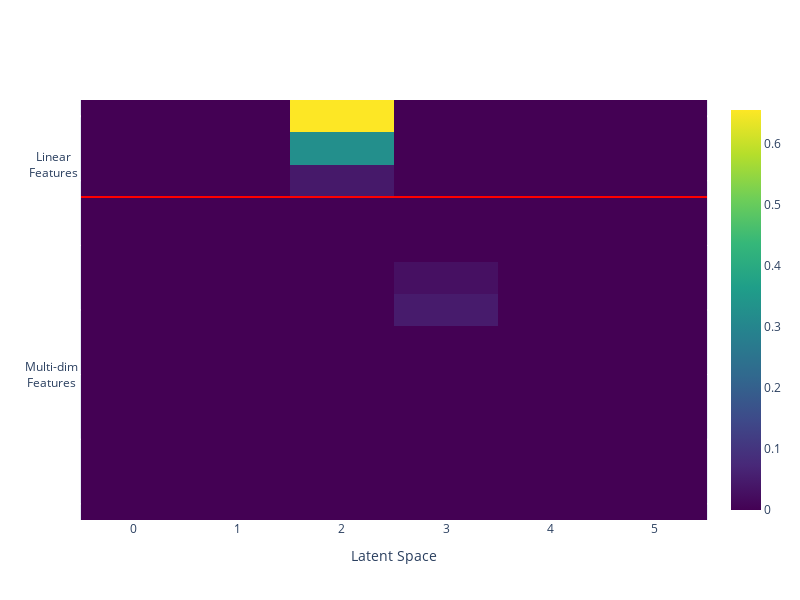
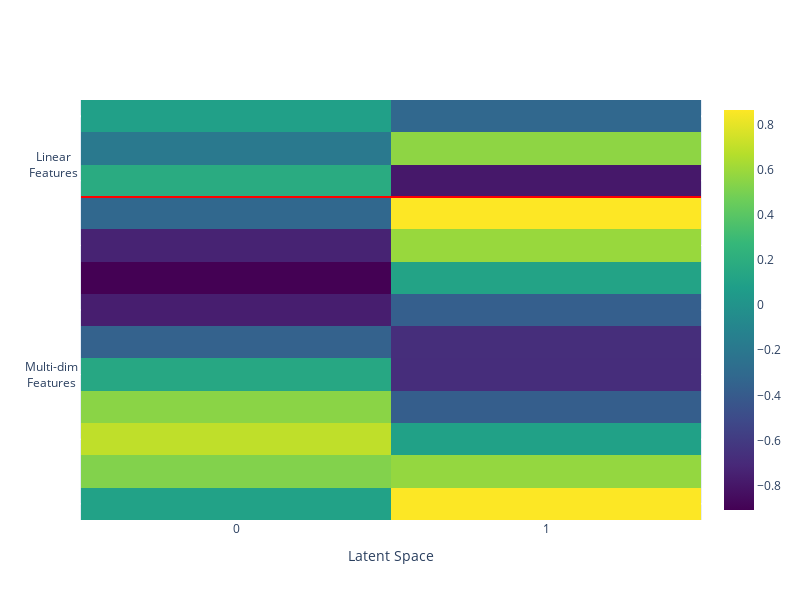

These figures' notebook cell, in order:
### Code cell
from utils.plotter import plot_latent_activations
plot_latent_activations(m_sae, linear_feature_embeddings, multi_dim_feature_embeddings, use_linear=True)
plot_latent_activations(m_sae, linear_feature_embeddings, multi_dim_feature_embeddings, use_linear=False)

### Figure 1 — Plotly figure (JSON) as saved in the notebook; plotly's stock layout.template omitted (floating-point values rounded to 4 significant figures)
{"data": [{"colorscale": [[0, "#440154"], [0.1111, "#482878"], [0.2222, "#3e4989"], [0.3333, "#31688e"], [0.4444, "#26828e"], [0.5556, "#1f9e89"], [0.6667, "#35b779"], [0.7778, "#6ece58"], [0.8889, "#b5de2b"], [1, "#fde725"]], "type": "heatmap", "z": [[0, 0, 0.6555, 0, 0, 0], [0, 0, 0.3244, 0, 0, 0], [0, 0, 0.04503, 0, 0, 0], [0, 0, 0, 0, 0, 0], [0, 0, 0, 0, 0, 0], [0, 0, 0, 0.02774, 0, 0], [0, 0, 0, 0.04812, 0, 0], [0, 0, 0, 0, 0, 0], [0, 0, 0, 0, 0, 0], [0, 0, 0, 0, 0, 0], [0, 0, 0, 0, 0, 0], [0, 0, 0, 0, 0, 0], [0, 0, 0, 0, 0, 0]]}], "layout": {"annotations": [{"showarrow": false, "text": "Linear<br>Features", "x": 0, "xanchor": "right", "xref": "paper", "y": 1.5, "yanchor": "middle", "yref": "y"}, {"showarrow": false, "text": "Multi-dim<br>Features", "x": 0, "xanchor": "right", "xref": "paper", "y": 8, "yanchor": "middle", "yref": "y"}], "height": 600, "shapes": [{"line": {"color": "red", "width": 2}, "type": "line", "x0": -0.5, "x1": 5.5, "y0": 2.5, "y1": 2.5}], "width": 800, "xaxis": {"anchor": "y", "domain": [0, 1], "dtick": 1, "tick0": 0, "tickmode": "linear", "title": {"text": "Latent Space"}}, "yaxis": {"anchor": "x", "autorange": "reversed", "domain": [0, 1], "showticklabels": false}}}

### Figure 2 — Plotly figure (JSON) as saved in the notebook; plotly's stock layout.template omitted (floating-point values rounded to 4 significant figures)
{"data": [{"colorscale": [[0, "#440154"], [0.1111, "#482878"], [0.2222, "#3e4989"], [0.3333, "#31688e"], [0.4444, "#26828e"], [0.5556, "#1f9e89"], [0.6667, "#35b779"], [0.7778, "#6ece58"], [0.8889, "#b5de2b"], [1, "#fde725"]], "type": "heatmap", "z": [[0.09515, -0.3167], [-0.1906, 0.5589], [0.1791, -0.7895], [-0.3201, 0.8646], [-0.7385, 0.5881], [-0.9081, 0.1139], [-0.7621, -0.3713], [-0.358, -0.6763], [0.1451, -0.6811], [0.5491, -0.3838], [0.6948, 0.09862], [0.5249, 0.5761], [0.1063, 0.8606]]}], "layout": {"annotations": [{"showarrow": false, "text": "Linear<br>Features", "x": 0, "xanchor": "right", "xref": "paper", "y": 1.5, "yanchor": "middle", "yref": "y"}, {"showarrow": false, "text": "Multi-dim<br>Features", "x": 0, "xanchor": "right", "xref": "paper", "y": 8, "yanchor": "middle", "yref": "y"}], "height": 600, "shapes": [{"line": {"color": "red", "width": 2}, "type": "line", "x0": -0.5, "x1": 1.5, "y0": 2.5, "y1": 2.5}], "width": 800, "xaxis": {"anchor": "y", "domain": [0, 1], "dtick": 1, "tick0": 0, "tickmode": "linear", "title": {"text": "Latent Space"}}, "yaxis": {"anchor": "x", "autorange": "reversed", "domain": [0, 1], "showticklabels": false}}}
